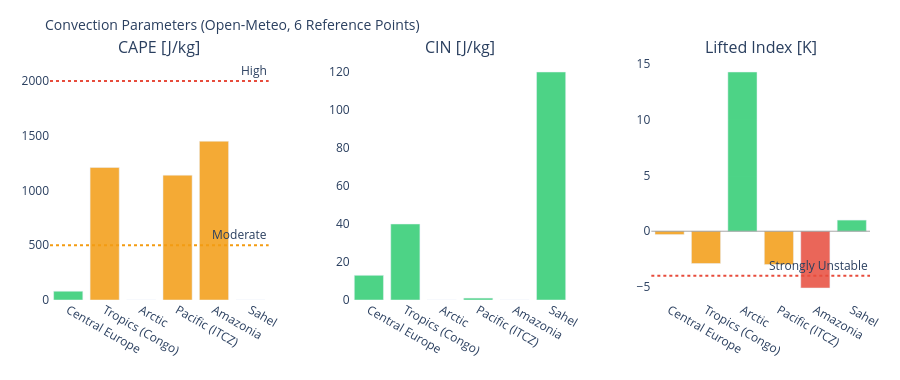

Write notebook code for a chart like this one.
### Markdown cell above
---
## 3. Visualizations

### Code cell
# ============================================================
# CAPE / CIN / LIFTED INDEX – Convection potential
# ============================================================

if not df_atm.empty:
    fig = make_subplots(
        rows=1, cols=3,
        subplot_titles=['CAPE [J/kg]', 'CIN [J/kg]', 'Lifted Index [K]'],
        horizontal_spacing=0.1
    )
    pts = df_atm['point'].tolist()
    pt_colors = ['#E85D24','#185FA5','#888780','#378ADD','#639922','#F2A623']

    # CAPE – höher = mehr Gewitterpotential
    cape_vals = df_atm['cape'].fillna(0).tolist()
    cape_colors = ['#e74c3c' if v > 2000 else '#f39c12' if v > 500 else '#2ecc71'
                   for v in cape_vals]
    fig.add_trace(go.Bar(x=pts, y=cape_vals, marker_color=cape_colors,
                         opacity=0.85, showlegend=False), row=1, col=1)
    fig.add_hline(y=2000, line_dash='dot', line_color='#e74c3c',
                  annotation_text='High', row=1, col=1)
    fig.add_hline(y=500,  line_dash='dot', line_color='#f39c12',
                  annotation_text='Moderate', row=1, col=1)

    # CIN – negativer = stärker gedeckelt (weniger Auslöse)
    cin_vals = df_atm['cin'].fillna(0).tolist()
    cin_colors = ['#e74c3c' if v < -200 else '#f39c12' if v < -50 else '#2ecc71'
                  for v in cin_vals]
    fig.add_trace(go.Bar(x=pts, y=cin_vals, marker_color=cin_colors,
                         opacity=0.85, showlegend=False), row=1, col=2)

    # Lifted Index – negativ = instabil
    li_vals = df_atm['li'].fillna(0).tolist()
    li_colors = ['#e74c3c' if v < -4 else '#f39c12' if v < 0 else '#2ecc71'
                 for v in li_vals]
    fig.add_trace(go.Bar(x=pts, y=li_vals, marker_color=li_colors,
                         opacity=0.85, showlegend=False), row=1, col=3)
    fig.add_hline(y=0, line_color='gray', line_width=0.7, row=1, col=3)
    fig.add_hline(y=-4, line_dash='dot', line_color='#e74c3c',
                  annotation_text='Strongly Unstable', row=1, col=3)

    fig.update_layout(
        title=dict(text='Convection Parameters (Open-Meteo, 6 Reference Points)', font=dict(size=14)),
        height=380, plot_bgcolor='rgba(0,0,0,0)', paper_bgcolor='rgba(0,0,0,0)',
        margin=dict(l=50, r=30, t=60, b=80)
    )
    fig.update_xaxes(tickangle=30)
    fig.show()

### Figure 1 — Plotly figure (JSON) as saved in the notebook; plotly's stock layout.template omitted (floating-point values rounded to 4 significant figures)
{"data": [{"marker": {"color": ["#2ecc71", "#f39c12", "#2ecc71", "#f39c12", "#f39c12", "#2ecc71"]}, "opacity": 0.85, "showlegend": false, "type": "bar", "x": ["Central Europe", "Tropics (Congo)", "Arctic", "Pacific (ITCZ)", "Amazonia", "Sahel"], "xaxis": "x", "y": [80.0, 1210.0, 0.0, 1140.0, 1450.0, 0.0], "yaxis": "y"}, {"marker": {"color": ["#2ecc71", "#2ecc71", "#2ecc71", "#2ecc71", "#2ecc71", "#2ecc71"]}, "opacity": 0.85, "showlegend": false, "type": "bar", "x": ["Central Europe", "Tropics (Congo)", "Arctic", "Pacific (ITCZ)", "Amazonia", "Sahel"], "xaxis": "x2", "y": [13.0, 40.0, 0.0, 1.0, 0.0, 120.0], "yaxis": "y2"}, {"marker": {"color": ["#f39c12", "#f39c12", "#2ecc71", "#f39c12", "#e74c3c", "#2ecc71"]}, "opacity": 0.85, "showlegend": false, "type": "bar", "x": ["Central Europe", "Tropics (Congo)", "Arctic", "Pacific (ITCZ)", "Amazonia", "Sahel"], "xaxis": "x3", "y": [-0.3, -2.9, 14.3, -3.0, -5.1, 1.0], "yaxis": "y3"}], "layout": {"annotations": [{"font": {"size": 16}, "showarrow": false, "text": "CAPE [J/kg]", "x": 0.1333, "xanchor": "center", "xref": "paper", "y": 1.0, "yanchor": "bottom", "yref": "paper"}, {"font": {"size": 16}, "showarrow": false, "text": "CIN [J/kg]", "x": 0.5, "xanchor": "center", "xref": "paper", "y": 1.0, "yanchor": "bottom", "yref": "paper"}, {"font": {"size": 16}, "showarrow": false, "text": "Lifted Index [K]", "x": 0.8667, "xanchor": "center", "xref": "paper", "y": 1.0, "yanchor": "bottom", "yref": "paper"}, {"showarrow": false, "text": "High", "x": 1, "xanchor": "right", "xref": "x domain", "y": 2000, "yanchor": "bottom", "yref": "y"}, {"showarrow": false, "text": "Moderate", "x": 1, "xanchor": "right", "xref": "x domain", "y": 500, "yanchor": "bottom", "yref": "y"}, {"showarrow": false, "text": "Strongly Unstable", "x": 1, "xanchor": "right", "xref": "x3 domain", "y": -4, "yanchor": "bottom", "yref": "y3"}], "height": 380, "margin": {"b": 80, "l": 50, "r": 30, "t": 60}, "paper_bgcolor": "rgba(0,0,0,0)", "plot_bgcolor": "rgba(0,0,0,0)", "shapes": [{"line": {"color": "#e74c3c", "dash": "dot"}, "type": "line", "x0": 0, "x1": 1, "xref": "x domain", "y0": 2000, "y1": 2000, "yref": "y"}, {"line": {"color": "#f39c12", "dash": "dot"}, "type": "line", "x0": 0, "x1": 1, "xref": "x domain", "y0": 500, "y1": 500, "yref": "y"}, {"line": {"color": "gray", "width": 0.7}, "type": "line", "x0": 0, "x1": 1, "xref": "x3 domain", "y0": 0, "y1": 0, "yref": "y3"}, {"line": {"color": "#e74c3c", "dash": "dot"}, "type": "line", "x0": 0, "x1": 1, "xref": "x3 domain", "y0": -4, "y1": -4, "yref": "y3"}], "title": {"font": {"size": 14}, "text": "Convection Parameters (Open-Meteo, 6 Reference Points)"}, "xaxis": {"anchor": "y", "domain": [0.0, 0.2667], "tickangle": 30}, "xaxis2": {"anchor": "y2", "domain": [0.3667, 0.6333], "tickangle": 30}, "xaxis3": {"anchor": "y3", "domain": [0.7333, 1.0], "tickangle": 30}, "yaxis": {"anchor": "x", "domain": [0.0, 1.0]}, "yaxis2": {"anchor": "x2", "domain": [0.0, 1.0]}, "yaxis3": {"anchor": "x3", "domain": [0.0, 1.0]}}}
